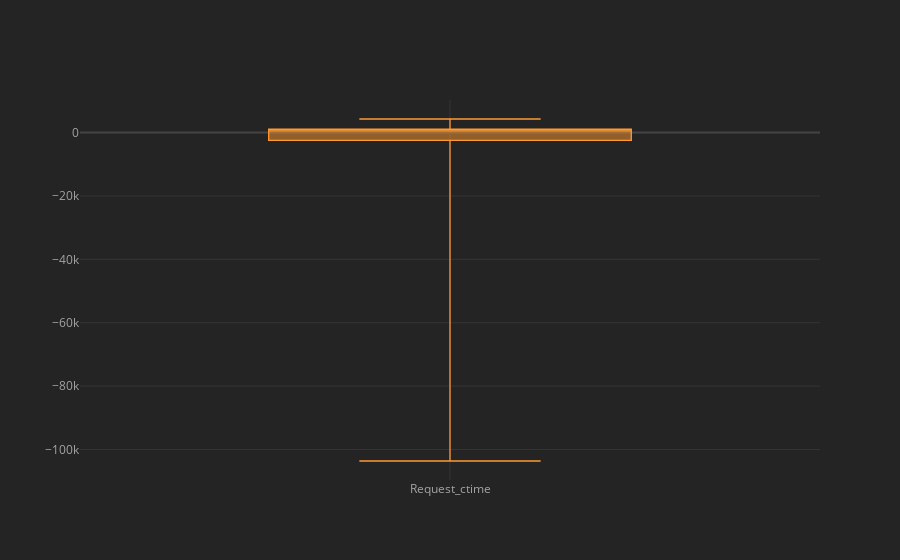

The notebook cell this image was saved under:
### Code cell
location.Request_ctime.mean().sort_values(ascending=True).iplot(kind="box")

### Figure 1 — Plotly figure (JSON) as saved in the notebook; plotly's stock layout.template omitted (floating-point values rounded to 4 significant figures)
{"data": [{"boxpoints": false, "line": {"width": 1.3}, "marker": {"color": "rgba(255, 153, 51, 1.0)"}, "name": "Request_ctime", "orientation": "v", "type": "box", "y": [-103600.0, -7270.0, -3833.0, -3767.0, -1163.0, 229.2, 335.5, 442.0, 572.1, 649.9, 847.3, 915.5, 1191.0, 1514.0, 3887.0, 4283.0, null, null]}], "layout": {"legend": {"bgcolor": "#242424", "font": {"color": "#F4F4F4"}}, "paper_bgcolor": "#242424", "plot_bgcolor": "#242424", "title": {"font": {"color": "#F4F4F4"}}, "xaxis": {"gridcolor": "#343434", "showgrid": true, "tickfont": {"color": "#A4A4A4"}, "title": {"font": {"color": "#A4A4A4"}, "text": ""}, "zerolinecolor": "#444444"}, "yaxis": {"gridcolor": "#343434", "showgrid": true, "tickfont": {"color": "#A4A4A4"}, "title": {"font": {"color": "#A4A4A4"}, "text": ""}, "zerolinecolor": "#444444"}}}
